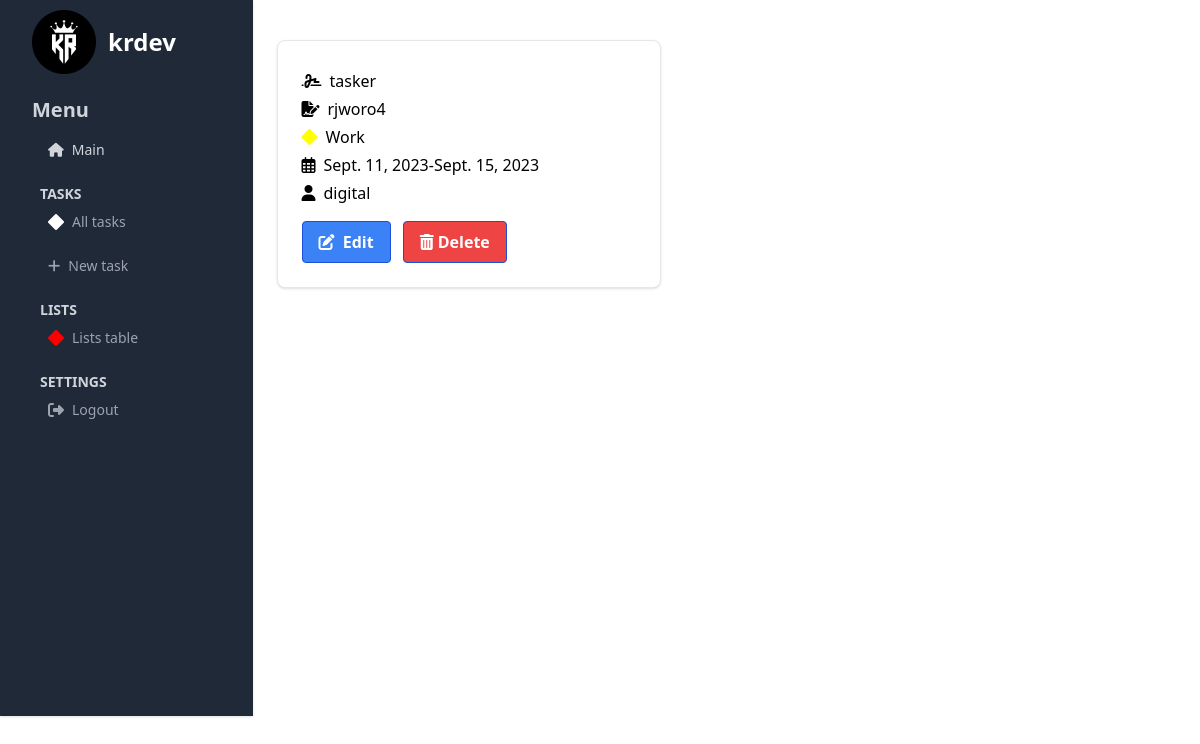
The page /task/23/ (signed in) on the database its author committed.
### task/models.py (models this page shows, shortened)
class Task(models.Model):
    name = models.CharField(max_length=250)
    body = models.TextField()
    list = models.ForeignKey(List, related_name='tasks', on_delete=models.CASCADE)
    start_time = models.DateField()
    end_time = models.DateField()
    is_complete = models.BooleanField(default=False)
    author = models.ForeignKey(User, related_name='author', on_delete=models.CASCADE)

class List(models.Model):
    name = models.CharField(max_length=250)
    color = models.CharField(max_length=30)
    class Meta:
        verbose_name_plural = 'Lists'

### task/views.py (the view)
# urls.py: path('<int:pk>/', views.detail, name='detail'),
@login_required
def detail(request, pk):
    task = get_object_or_404(Task, pk=pk)
    is_author = request.user == task.author
    list_id = request.GET.get('list', 0)
    lists = List.objects.all()
    return render(request, 'task/detail.html', {
        'task': task,
        'is_author': is_author,
        'list_id': int(list_id),
        'lists': lists
    })

### task/templates/task/detail.html (shortened to what this page needs)
{% extends 'core/base.html' %}
{% block content %}
<div class="block max-w-sm p-6 bg-white border border-gray-200 rounded-lg shadow hover:bg-gray-100 dark:bg-gray-800 dark:border-gray-700 dark:hover:bg-gray-700">
    <div><i class="fa-solid fa-signature me-2 mt-2"></i>{{task.name}}</div>
    <div><i class="fa-solid fa-file-signature me-2 mt-2"></i>{{task.body}}</div>
    <div><i class="fa-solid fa-diamond me-2 mt-2" style="color:{{task.list.color}};"></i>{{task.list.name}}</div>
    <div><i class="fa-regular fa-calendar-days me-2 mt-2"></i>{{task.start_time}}-{{task.end_time}}</div>
    <div><i class="fa-solid fa-user me-2 mt-2"></i>{{task.author}}</div>
    <div class="mt-4">
        <a href="{% url 'task:edit' task.id %}" class="bg-blue-500 hover:bg-blue-700 text-white font-bold py-2 px-4 inline-flex items-center border border-blue-700 rounded">
            <span> <i class="fa-solid fa-pen-to-square me-1"></i> Edit</span>
        </a>
        <a href="{% url 'task:delete' task.id %}" class="ms-2 bg-red-500 hover:bg-red-700 text-white font-bold py-2 px-4 inline-flex items-center border border-blue-700 rounded">
            <span><i class="fa-solid fa-trash-can me-1"></i>Delete</span>
        </a>
    </div>
</div>
{% endblock %}

### core/templates/core/base.html (shortened to what this page needs)
{%load static%}
<!doctype html>
<html lang="en">
<head>
    <script src="https://cdn.tailwindcss.com"></script>
    <link rel="stylesheet" href="https://cdnjs.cloudflare.com/ajax/libs/font-awesome/6.2.0/css/all.min.css"
/>
</head>
<body>
<div class="w-full h-full">
    <dh-component>
        <div class="flex flex-no-wrap">
            <div style="min-height: 716px"
                 class="w-64 absolute sm:relative bg-gray-800 shadow md:h-full flex-col justify-between hidden sm:flex">
                <div class="px-8">
                    <div class="h-16 w-full flex items-center">
                        <a class="flex items-center mt-5">
                            <img src="{% static 'images/out.png' %}" class="h-16 mr-3" alt="My Logo"/>
                            <span class="self-center text-2xl font-semibold whitespace-nowrap text-white">{{user.username}}</span>
                        </a>
                    </div>
                    <h1 class="text-gray-300 text-xl mt-8" style="font-weight:bold">Menu</h1>
                    <li class="flex w-full justify-between text-gray-300 cursor-pointer items-center mb-6 ms-4 mt-4">
                        <a href="{%url 'core:index' %}"
                           class="flex items-center focus:outline-none focus:ring-2 focus:ring-white">
                            <span class="text-sm"><i class="fa-solid fa-house me-2"></i>Main</span>
                        </a>
                    </li>
                    <ul class="mt-4">
                        <h1 class="text-gray-300 text-sm mb-2 ms-2" style="font-weight:bold">TASKS</h1>
                        <li class="ms-4 flex w-full justify-between text-gray-400 hover:text-gray-300 cursor-pointer items-center mb-6">
                            <a href="{% url 'task:tasks'%}"
                               class="flex items-center focus:outline-none focus:ring-2 focus:ring-white">
                                <i class="fa-solid fa-diamond me-2" style="color:white;"></i>
                                <span class="text-sm">All tasks</span>
                            </a>
                        </li>
                        <li class="flex w-full justify-between text-gray-400 hover:text-gray-300 cursor-pointer items-center mb-6 ms-4">
                            <a href="{% url 'task:new_task' %}"
                               class="flex items-center focus:outline-none focus:ring-2 focus:ring-white">
                                <span class="text-sm"><i class="fa-solid fa-plus me-2"></i>New task</span>
                            </a>
                        </li>
                        <div class="ms-2 text-gray-300 text-sm mb-2" style="font-weight:bold">LISTS</div>
                        <li class="ms-4 flex w-full justify-between text-gray-400 hover:text-gray-300 cursor-pointer items-center mb-6">
                            <a href="{% url 'task:lists' %}"
                               class="flex items-center focus:outline-none focus:ring-2 focus:ring-white">
                                <i class="fa-solid fa-diamond me-2" style="color:red;"></i>
                                <span class="text-sm">Lists table</span>
                            </a>
                        </li>
                        <div class="ms-2 text-gray-300 text-sm mb-2" style="font-weight:bold">SETTINGS</div>
                        <li class="ms-4 flex w-full justify-between text-gray-400 hover:text-gray-300 cursor-pointer items-center mb-6">
                            <a href="{% url 'core:logout'%}"
                               class="flex items-center focus:outline-none focus:ring-2 focus:ring-white">
                                <i class="fa-solid fa-right-from-bracket me-2"></i>
                                <span class="text-sm">Logout</span>
                            </a>
                        </li>
                    </ul>
                </div>
            </div>
            <div class="container mx-auto py-10 h-64 md:w-4/5 w-11/12 px-6">
                <div class="w-full h-full">
                    {%block content%}
                    {%endblock%}
                </div>
            </div>
        </div>
    </dh-component>
</div>
</body>
</html>

### rows shown on the page
Task: name "tasker", body "rjworo4", list.name "Work", start_time "Sept. 11, 2023", end_time "Sept. 15, 2023", author "digital"

### other values the page prints
{{ user.username }} "krdev"
